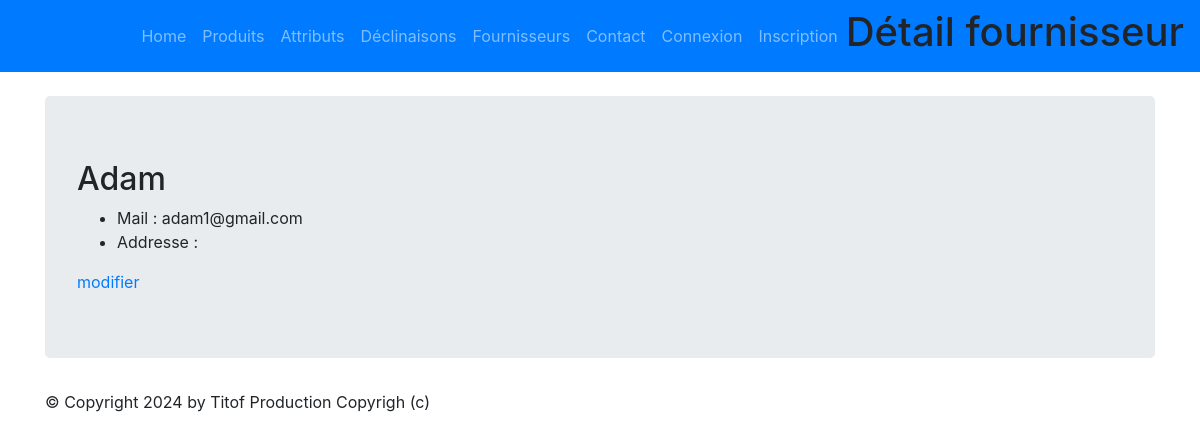
Page /monapp/fournisseur/1 on the earlier database version.
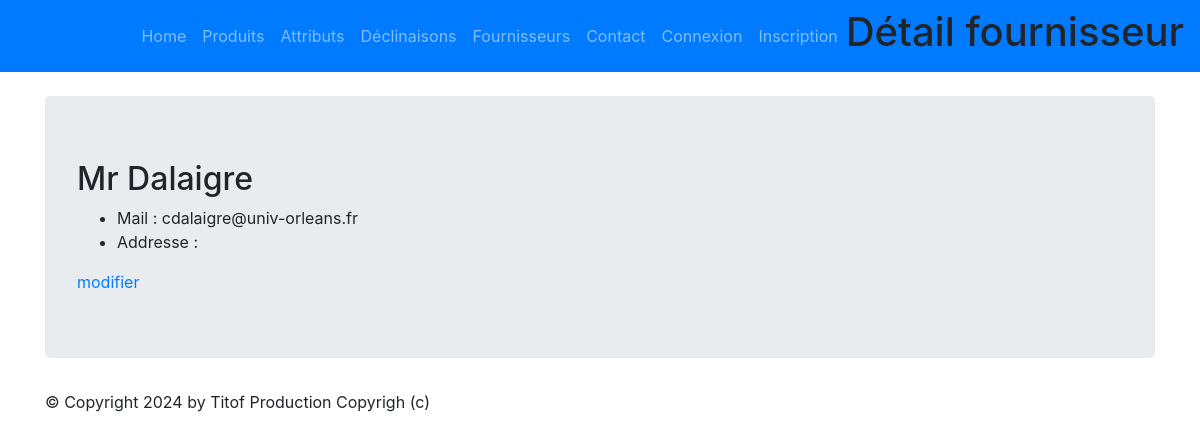
Same page on the later database version.
### monapp/models.py (models this page shows)
class Fournisseur(models.Model):
    class Meta:
        verbose_name = "Fournisseur"
        ordering = ['name']
    name = models.CharField(max_length=100)
    mail = models.CharField(max_length=150)
    adresse = models.CharField(max_length=150)

### monapp/views.py (the view)
# urls.py: path("fournisseur/<pk>",views.FournisseurDetailView.as_view(), name="fournisseur-detail"),
class FournisseurDetailView(DetailView):
  model = Fournisseur
  template_name = "monapp/detail_fournisseur.html"
  context_object_name = "fournisseur"
  def get_context_data(self, **kwargs):
    context = super(FournisseurDetailView, self).get_context_data(**kwargs)
    context['titremenu'] = "Détail fournisseur"
    return context

### monapp/templates/monapp/detail_fournisseur.html (shortened to what this page needs)
{% extends 'monapp/base.html' %}
{% block menu %}
<h1>{{titremenu}}</h1>
{% endblock %}
{% block contenu %}
<h2>{{ fournisseur.name }}</h2>
<ul>
    <li>Mail : {{ fournisseur.mail }}</li>
    <li>Addresse : {{ fournisseur.addresse }}</li>
</ul>
<a href="{% url 'fournisseur-update' fournisseur.id %}">modifier</a>
{% endblock %}

Differences in the rows shown:
changed Fournisseur: name "Adam" → "Mr Dalaigre"; mail "adam1@gmail.com" → "cdalaigre@univ-orleans.fr"
